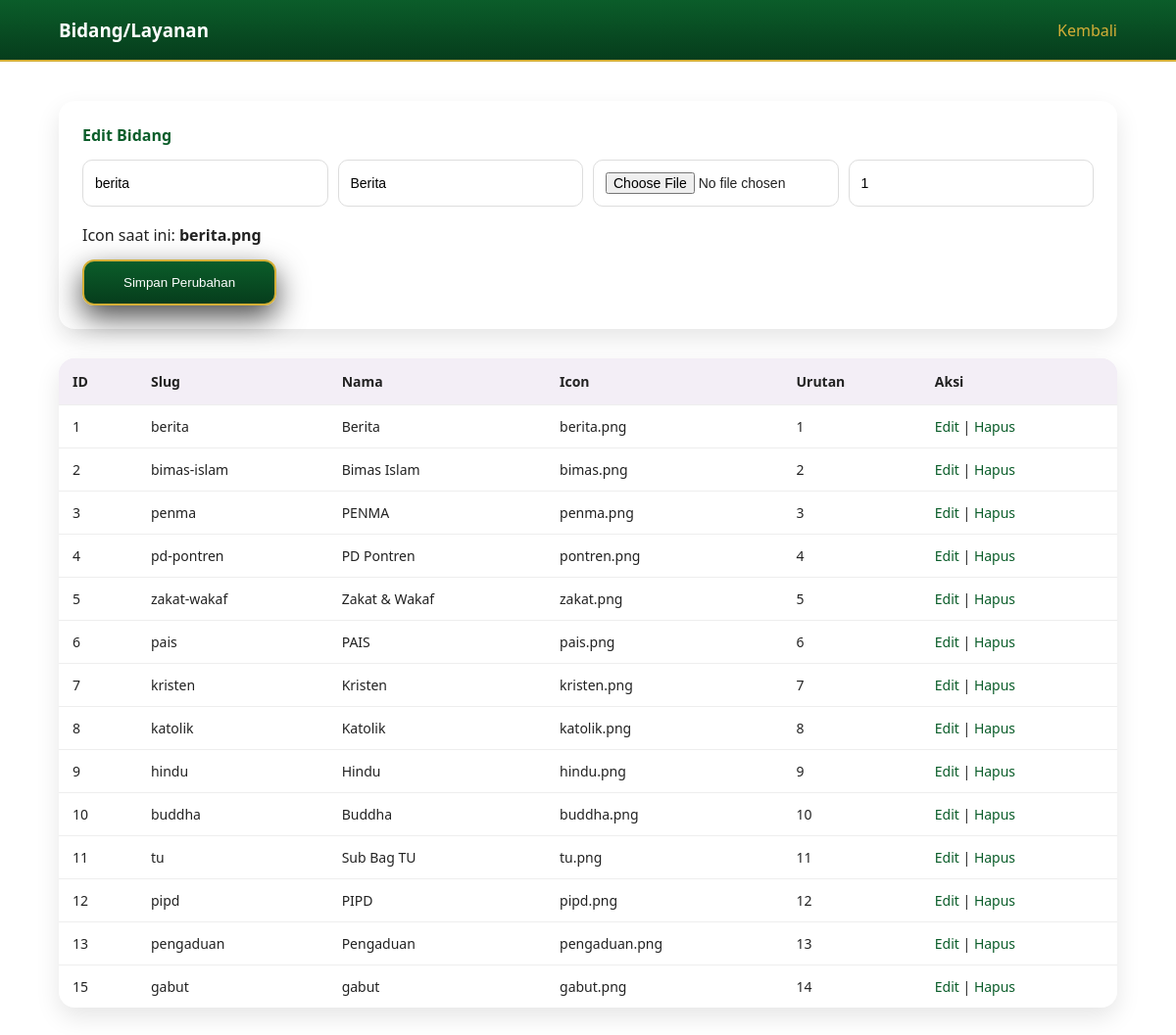
The page /admin/bidang.php?edit=1 (signed in) on the database its author committed.
### tables this page shows
CREATE TABLE `bidang` (
  `id_bidang` int(11) NOT NULL,
  `slug` varchar(100) DEFAULT NULL,
  `nama_bidang` varchar(100) DEFAULT NULL,
  `icon` varchar(100) DEFAULT NULL,
  `urutan` int(11) DEFAULT NULL
);

### admin/bidang.php (the view, shortened to what this page needs)
<?php
include '../config/db.php';
$edit = null;
if (isset($_GET['edit'])) {
  $id = $_GET['edit'];
  $q = mysqli_query($conn, "SELECT * FROM bidang WHERE id_bidang='$id'");
  $edit = mysqli_fetch_assoc($q);
}
$data = mysqli_query($conn, "SELECT * FROM bidang ORDER BY urutan ASC");
?>
<!DOCTYPE html>
<html lang="id">
<head>
  <link rel="stylesheet" href="../css/style.css">
</head>
<body>
<div class="admin-header">
  <div class="container">
    <h3>Bidang/Layanan</h3>
    <a href="dashboard.php">Kembali</a>
  </div>
</div>
<div class="container" style="padding:40px 0;">
  <form method="post" enctype="multipart/form-data" class="admin-box">
    <h4><?php echo $edit ? 'Edit Bidang' : 'Tambah Bidang'; ?></h4>
    <div style="display:grid;grid-template-columns:repeat(4,1fr);gap:10px;margin-top:10px;">
      <input type="text" name="slug" placeholder="Slug (contoh: bimas-islam)" required
        value="<?php echo $edit['slug'] ?? ''; ?>">
      <input type="text" name="nama" placeholder="Nama Bidang" required
        value="<?php echo $edit['nama_bidang'] ?? ''; ?>">
      <input type="file" name="icon" <?php echo $edit ? '' : 'required'; ?>>
      <input type="number" name="urutan" placeholder="Urutan" required
        value="<?php echo $edit['urutan'] ?? ''; ?>">
    </div>
    <?php if ($edit && $edit['icon']): ?>
      <p style="margin-top:8px;">Icon saat ini: <strong><?php echo $edit['icon']; ?></strong></p>
    <?php endif; ?>
    <button class="btn-primary" style="margin-top:14px;">
      <?php echo $edit ? 'Simpan Perubahan' : 'Tambah Bidang'; ?>
    </button>
  </form>
  <table class="admin-table">
    <tr style="background:#f3eef6;">
      <th>ID</th>
      <th>Slug</th>
      <th>Nama</th>
      <th>Icon</th>
      <th>Urutan</th>
      <th>Aksi</th>
    </tr>
    <?php while ($b = mysqli_fetch_assoc($data)): ?>
      <tr style="border-top:1px solid #eee;">
        <td><?php echo $b['id_bidang']; ?></td>
        <td><?php echo $b['slug']; ?></td>
        <td><?php echo $b['nama_bidang']; ?></td>
        <td><?php echo $b['icon']; ?></td>
        <td><?php echo $b['urutan']; ?></td>
        <td>
          <a href="?edit=<?php echo $b['id_bidang']; ?>">Edit</a> |
          <a href="?hapus=<?php echo $b['id_bidang']; ?>" onclick="return confirm('Hapus data ini?')">Hapus</a>
        </td>
      </tr>
    <?php endwhile; ?>
  </table>
</div>
</body>
</html>

### css/style.css (style rules this page uses)
* { margin: 0; padding: 0; box-sizing: border-box; }
:root { --green: #0b5d2a; --green-dark: #063d1c; --gold: #d4af37; --black: #0f0f0f; --white: #ffffff; }
body { font-family: "Segoe UI", Tahoma, sans-serif; color: #222; background: #fff; }
.container { width: 90%; max-width: 1200px; margin: auto; }
.btn-primary { position: relative; z-index: 4; display: inline-block; padding: 14px 40px; border-radius: 12px; background: linear-gradient(180deg, #0b5d2a, #063d1c); color: var(--white); text-decoration: none; border: 2px solid var(--gold); box-shadow: 0 12px 30px rgba(0,0,0,0.7); transition: 0.3s; }
.admin-header { background: linear-gradient(180deg, #0b5d2a, #063d1c); padding: 16px 0; border-bottom: 2px solid var(--gold); }
.admin-header .container { display: flex; justify-content: space-between; align-items: center; }
.admin-header h3 { color: #fff; margin: 0; }
.admin-header a { color: var(--gold); text-decoration: none; font-weight: 500; }
.admin-box { background: #fff; padding: 20px; border-radius: 14px; box-shadow: 0 8px 18px rgba(0,0,0,0.12); margin-bottom: 30px; }
.admin-box h4 { margin-bottom: 14px; color: #0b5d2a; }
.admin-box input, .admin-box textarea, .admin-box select { width: 100%; padding: 10px; border-radius: 8px; border: 1px solid #ddd; margin-bottom: 10px; font-size: 14px; }
.admin-table { width: 100%; border-collapse: collapse; background: #fff; border-radius: 14px; overflow: hidden; box-shadow: 0 8px 18px rgba(0,0,0,0.12); }
.admin-table th { background: #f3eef6; text-align: left; padding: 12px; font-size: 14px; }
.admin-table td { padding: 12px; border-top: 1px solid #eee; font-size: 14px; }
.admin-table a { color: #0b5d2a; text-decoration: none; font-weight: 500; }
.admin-header { background: linear-gradient(180deg, #0b5d2a, #063d1c); border-bottom: 2px solid var(--gold); padding: 18px 0; }
.admin-header h3 { color: #fff; margin: 0; font-weight: 600; }
.admin-box { background: #fff; padding: 24px; border-radius: 16px; box-shadow: 0 10px 24px rgba(0,0,0,0.1); margin-bottom: 30px; }
.admin-box h4 { margin-bottom: 14px; color: var(--green); }
.admin-box input, .admin-box textarea, .admin-box select { width: 100%; padding: 12px; border-radius: 10px; border: 1px solid #ddd; margin-bottom: 10px; font-size: 14px; }
.admin-table { width: 100%; border-collapse: collapse; background: #fff; border-radius: 16px; overflow: hidden; box-shadow: 0 10px 24px rgba(0,0,0,0.1); }
.admin-table th { background: #f3eef6; text-align: left; padding: 14px; font-size: 14px; }
.admin-table td { padding: 12px 14px; font-size: 14px; border-top: 1px solid #eee; }
.admin-table a { color: var(--green); text-decoration: none; font-weight: 500; }

### rows shown on the page
bidang: slug "berita", nama "Berita", urutan "1", icon "berita.png", id_bidang "1", nama_bidang "Berita"
bidang: id_bidang "2", slug "bimas-islam", nama_bidang "Bimas Islam", icon "bimas.png", urutan "2"
bidang: id_bidang "3", slug "penma", nama_bidang "PENMA", icon "penma.png", urutan "3"
bidang: id_bidang "4", slug "pd-pontren", nama_bidang "PD Pontren", icon "pontren.png", urutan "4"
bidang: id_bidang "5", slug "zakat-wakaf", nama_bidang "Zakat & Wakaf", icon "zakat.png", urutan "5"
bidang: id_bidang "6", slug "pais", nama_bidang "PAIS", icon "pais.png", urutan "6"
bidang: id_bidang "7", slug "kristen", nama_bidang "Kristen", icon "kristen.png", urutan "7"
bidang: id_bidang "8", slug "katolik", nama_bidang "Katolik", icon "katolik.png", urutan "8"
bidang: id_bidang "9", slug "hindu", nama_bidang "Hindu", icon "hindu.png", urutan "9"
bidang: id_bidang "10", slug "buddha", nama_bidang "Buddha", icon "buddha.png", urutan "10"
bidang: id_bidang "11", slug "tu", nama_bidang "Sub Bag TU", icon "tu.png", urutan "11"
bidang: id_bidang "12", slug "pipd", nama_bidang "PIPD", icon "pipd.png", urutan "12"
bidang: id_bidang "13", slug "pengaduan", nama_bidang "Pengaduan", icon "pengaduan.png", urutan "13"
bidang: id_bidang "15", slug "gabut", nama_bidang "gabut", icon "gabut.png", urutan "14"
